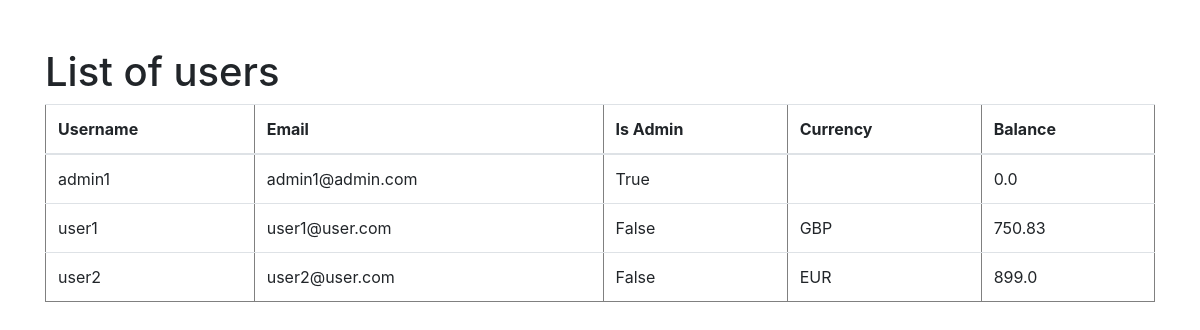
The app's page /webapps2025/register/list_of_users/ (signed in), older data.
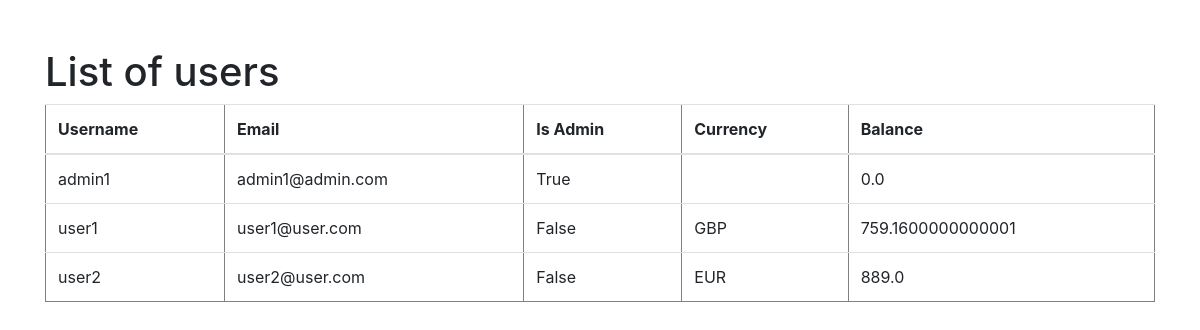
The same page, newer data.
### register/models.py (models this page shows, shortened)
class User(AbstractUser):
    currency = models.CharField(choices=CurrencyChoices, max_length=3)
    balance = models.FloatField(default=0.0)
    email = models.EmailField(unique=True)

### register/views.py (the view)
# urls.py: path('list_of_users/', views.list_of_users, name='list_of_users')
@admin_required
def list_of_users(request):
    users = User.objects.all()
    return render(request, 'register/list_of_users.html', {'users': users})

### templates/register/list_of_users.html (shortened to what this page needs)
{% extends 'base.html' %}
{% block content %}
    <h1>List of users</h1>
<table border="1" class="table">
    <thead>
        <tr>
            <th scope="col">Username</th>
            <th scope="col">Email</th>
            <th scope="col">Is Admin</th>
            <th scope="col">Currency</th>
            <th scope="col">Balance</th>
        </tr>
    </thead>
    <tbody>
        {% for user in users %}
        <tr>
            <td>{{ user.username }}</td>
            <td>{{ user.email }}</td>
            <td>{{ user.is_superuser }}</td>
            <td>{{ user.currency }}</td>
            <td>{{ user.balance }}</td>
        </tr>
        {% empty %}
        <tr>
            <td colspan="4">No users found.</td>
        </tr>
        {% endfor %}
    </tbody>
</table>
{% endblock %}

### templates/base.html (shortened to what this page needs)
<!DOCTYPE html>
<html lang="en">
<head>
    <link rel="stylesheet" href="https://maxcdn.bootstrapcdn.com/bootstrap/4.0.0/css/bootstrap.min.css">
</head>
<body>
    <div class="container py-5">
	{% block content %}
	{% endblock %}
    </div>
</body>
</html>

Row changes from the older to the newer data that the page shows:
changed User "user1": balance "750.83" → "759.1600000000001"
changed User "user2": balance "899.0" → "889.0"
